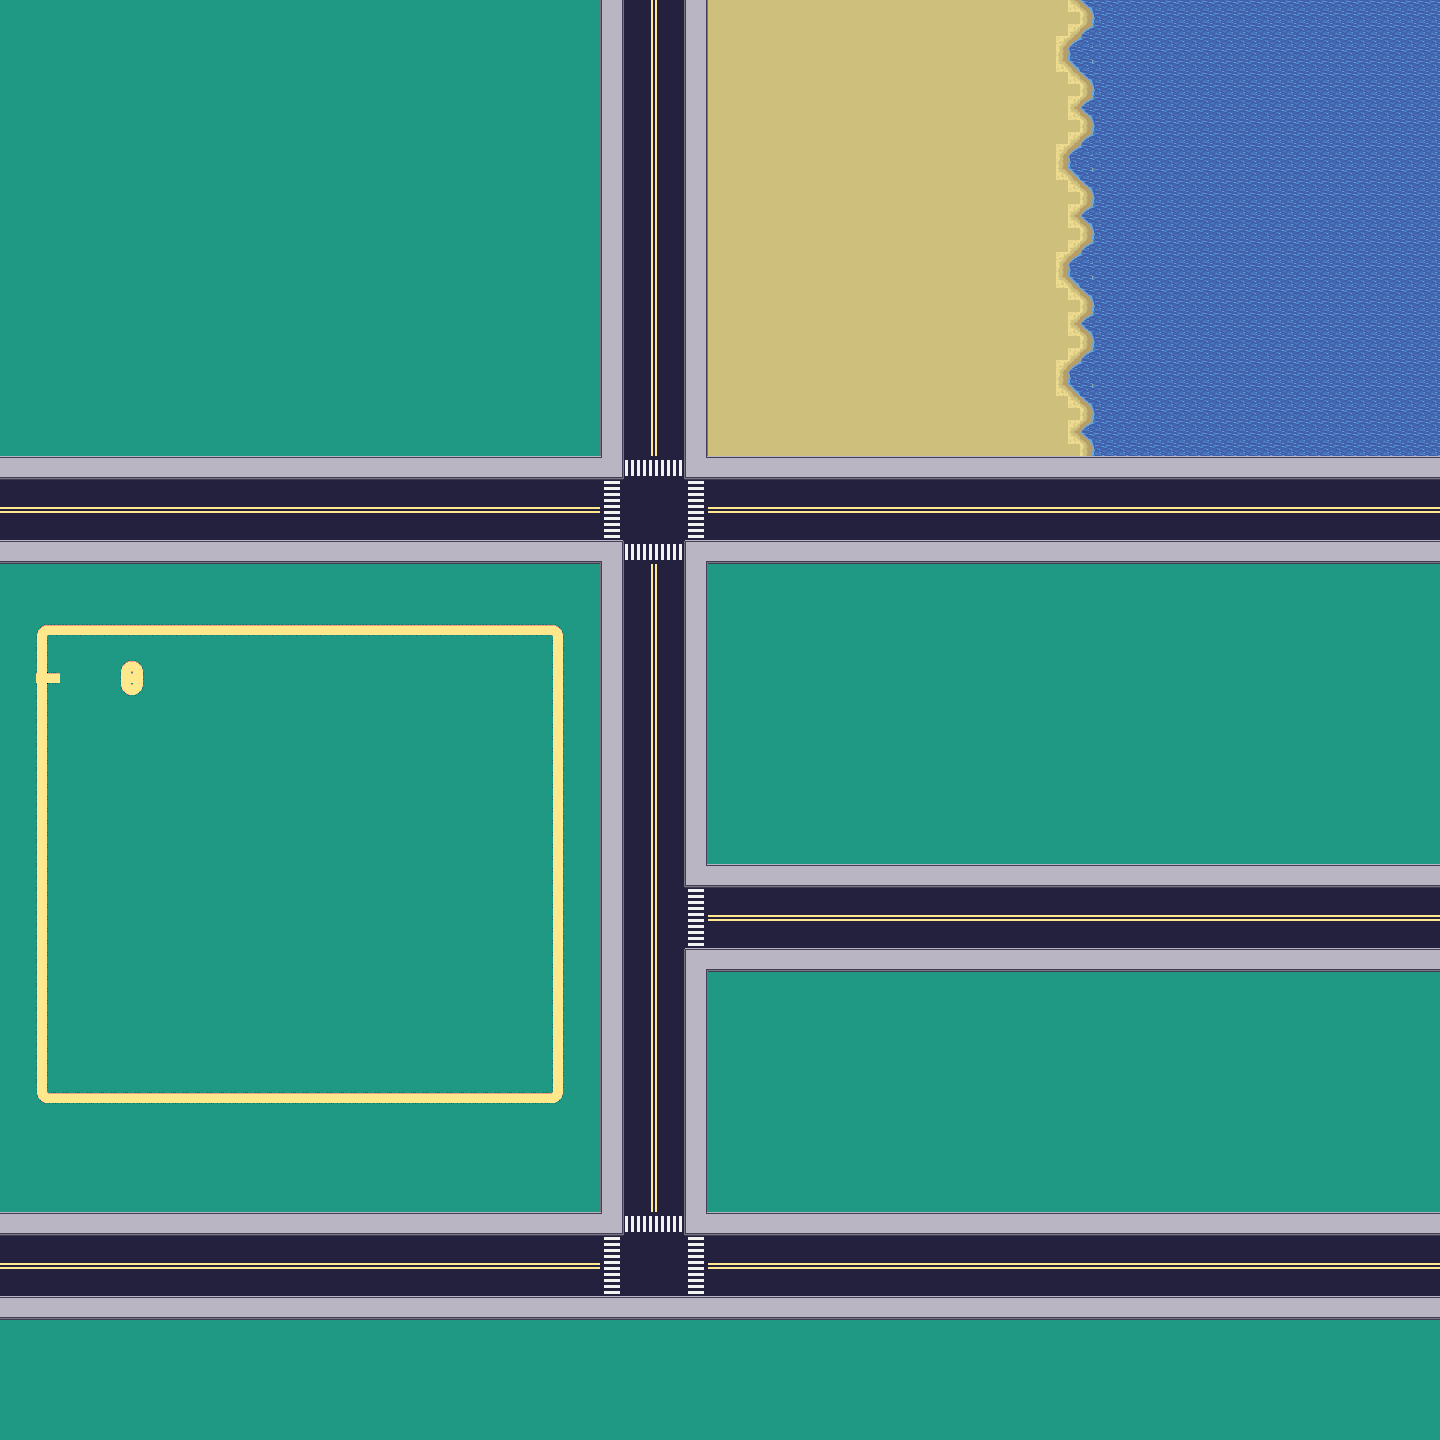

Rendered tile map (Tiled .tmx) drawn with the repository's tilesets; below, a short description and the map source with its tile grids summarised:
An orthogonal 120x120 tile map with 12x12 px tiles, 1 tile layer (ground), 3 tilesets and 221 objects.

<map version="1.10" tiledversion="1.11.2" orientation="orthogonal" renderorder="left-down" width="120" height="120" tilewidth="12" tileheight="12" infinite="0" nextlayerid="9" nextobjectid="292">
 <tileset firstgid="1" name="sTiles" tilewidth="12" tileheight="12" tilecount="900" columns="30">
  <image source="../tilesets/sTiles.png" width="360" height="360" />
 </tileset>
 <tileset firstgid="901" name="objects" tilewidth="257" tileheight="251" tilecount="62" columns="0">
  <grid orientation="orthogonal" width="1" height="1" />
  <tile id="0">
   <image source="../objects/dustbin.png" width="12" height="19" />
  </tile>
  <tile id="1">
   <image source="../objects/tree_big.png" width="56" height="84" />
  </tile>
  <tile id="2">
   <image source="../objects/tree_coco.png" width="34" height="58" />
  </tile>
  <tile id="3">
   <image source="../objects/tree_small.png" width="21" height="34" />
  </tile>
  <tile id="5">
   <image source="../objects/fountain.gif" width="64" height="64" />
  </tile>
  <tile id="6">
   <image source="../objects/park_slide_l.png" width="53" height="49" />
  </tile>
  <tile id="7">
   <image source="../objects/park_bench_l.png" width="27" height="59" />
  </tile>
  <tile id="8">
   <image source="../objects/park_bench_r.png" width="25" height="59" />
  </tile>
  <tile id="9">
   <image source="../objects/flower_1.png" width="23" height="28" />
  </tile>
  <tile id="10">
   <image source="../objects/ride_wheel.png" width="68" height="68" />
  </tile>
  <tile id="11">
   <image source="../objects/street_light_left.png" width="17" height="45" />
  </tile>
  <tile id="12">
   <image source="../objects/street_light_right.png" width="17" height="45" />
  </tile>
  <tile id="13">
   <image source="../objects/street_light_down.png" width="13" height="46" />
  </tile>
  <tile id="14">
   <image source="../objects/street_light_top.png" width="12" height="46" />
  </tile>
  <tile id="15">
   <image source="../objects/rock.png" width="12" height="12" />
  </tile>
  <tile id="16">
   <image source="../objects/tank_r.png" width="145" height="80" />
  </tile>
  <tile id="17">
   <image source="../objects/tank_small.png" width="88" height="66" />
  </tile>
  <tile id="18">
   <image source="../objects/helicopter_l.png" width="144" height="72" />
  </tile>
  <tile id="19">
   <image source="../objects/truck_m.png" width="105" height="57" />
  </tile>
  <tile id="20">
   <image source="../objects/truck_r.png" width="131" height="66" />
  </tile>
  <tile id="21">
   <image source="../objects/truck_em.png" width="96" height="46" />
  </tile>
  <tile id="22">
   <image source="../objects/apc.png" width="65" height="48" />
  </tile>
  <tile id="23">
   <image source="../objects/milatry_car.png" width="86" height="45" />
  </tile>
  <tile id="24">
   <image source="../objects/sBluePickup_frame0.png" width="60" height="60" />
  </tile>
  <tile id="25">
   <image source="../objects/sBluePickup_frame1.png" width="60" height="60" />
  </tile>
  <tile id="26">
   <image source="../objects/sBluePickup_frame2.png" width="60" height="60" />
  </tile>
  <tile id="27">
   <image source="../objects/sBluePickup_frame3.png" width="60" height="60" />
  </tile>
  <tile id="28">
   <image source="../objects/sGreenPickup_frame0.png" width="60" height="60" />
  </tile>
  <tile id="29">
   <image source="../objects/sGreenPickup_frame1.png" width="60" height="60" />
  </tile>
  <tile id="30">
   <image source="../objects/sGreenPickup_frame2.png" width="60" height="60" />
  </tile>
  <tile id="31">
   <image source="../objects/sGreenPickup_frame3.png" width="60" height="60" />
  </tile>
  <tile id="32">
   <image source="../objects/sRedPickup_frame0.png" width="60" height="60" />
  </tile>
  <tile id="33">
   <image source="../objects/sRedPickup_frame1.png" width="60" height="60" />
  </tile>
  <tile id="34">
   <image source="../objects/sRedPickup_frame2.png" width="60" height="60" />
  </tile>
  <tile id="35">
   <image source="../objects/sRedPickup_frame3.png" width="60" height="60" />
  </tile>
  <tile id="36">
   <image source="../objects/sBlueCar_frame0.png" width="48" height="48" />
  </tile>
  <tile id="37">
   <image source="../objects/sBlueCar_frame1.png" width="48" height="48" />
  </tile>
  <tile id="38">
   <image source="../objects/sBlueCar_frame2.png" width="48" height="48" />
  </tile>
  <tile id="39">
   <image source="../objects/sBlueCar_frame3.png" width="48" height="48" />
  </tile>
  <tile id="40">
   <image source="../objects/sGreenCar_frame0.png" width="48" height="48" />
  </tile>
  <tile id="41">
   <image source="../objects/sGreenCar_frame1.png" width="48" height="48" />
  </tile>
  <tile id="42">
   <image source="../objects/sGreenCar_frame2.png" width="48" height="48" />
  </tile>
  <tile id="43">
   <image source="../objects/sGreenCar_frame3.png" width="48" height="48" />
  </tile>
  <tile id="44">
   <image source="../objects/sRedCar_frame0.png" width="48" height="48" />
  </tile>
  <tile id="45">
   <image source="../objects/sRedCar_frame1.png" width="48" height="48" />
  </tile>
  <tile id="46">
   <image source="../objects/sRedCar_frame2.png" width="48" height="48" />
  </tile>
  <tile id="47">
   <image source="../objects/sRedCar_frame3.png" width="48" height="48" />
  </tile>
  <tile id="48">
   <image source="../objects/tank_l.png" width="143" height="81" />
  </tile>
  <tile id="49">
   <image source="../objects/beach_tree1.png" width="34" height="41" />
  </tile>
  <tile id="50">
   <image source="../objects/beach_tree2.png" width="36" height="46" />
  </tile>
  <tile id="51">
   <image source="../objects/bridge.png" width="73" height="38" />
  </tile>
  <tile id="52">
   <image source="../objects/boat.png" width="30" height="32" />
  </tile>
  <tile id="53">
   <image source="../objects/ship.png" width="75" height="61" />
  </tile>
  <tile id="54">
   <image source="../objects/building1.png" width="257" height="251" />
  </tile>
  <tile id="55">
   <image source="../objects/building2.png" width="213" height="232" />
  </tile>
  <tile id="56">
   <image source="../objects/house1.png" width="81" height="98" />
  </tile>
  <tile id="57">
   <image source="../objects/house2.png" width="75" height="111" />
  </tile>
  <tile id="58">
   <image source="../objects/house3.png" width="78" height="122" />
  </tile>
  <tile id="59">
   <image source="../objects/house4.png" width="78" height="99" />
  </tile>
  <tile id="60">
   <image source="../objects/house5.png" width="75" height="98" />
  </tile>
  <tile id="61">
   <image source="../objects/house6.png" width="73" height="98" />
  </tile>
  <tile id="62">
   <image source="../objects/ship2.png" width="75" height="45" />
  </tile>
 </tileset>
 <tileset firstgid="964" name="beach" tilewidth="12" tileheight="12" tilecount="936" columns="36">
  <image source="../tilesets/beach_tileset.png" width="432" height="312" />
 </tileset>
 <layer id="1" name="ground" width="120" height="120">
  <data>[14400 cells, 14400 non-empty, 54 distinct tile ids]</data>
 </layer>
 <objectgroup id="2" name="objects">
  <object id="6" gid="902" x="27.3333" y="1423.33" width="56" height="84" />
  <object id="7" gid="902" x="1225.33" y="1437" width="56" height="84" />
  <object id="9" gid="902" x="422" y="1410" width="56" height="84" />
  <object id="12" gid="901" x="564" y="1223.33" width="12" height="19" />
  <object id="13" gid="902" x="12" y="1208" width="56" height="84" />
  <object id="14" gid="902" x="87" y="1208" width="56" height="84" />
  <object id="15" gid="902" x="160" y="1208" width="56" height="84" />
  <object id="16" gid="902" x="231" y="1208" width="56" height="84" />
  <object id="17" gid="902" x="306" y="1209" width="56" height="84" />
  <object id="19" gid="902" x="378" y="1208" width="56" height="84" />
  </objectgroup>
 <objectgroup id="8" name="collision">
  <!-- 109 objects omitted --></objectgroup>
</map>
<!-- 211 of 221 objects omitted -->
